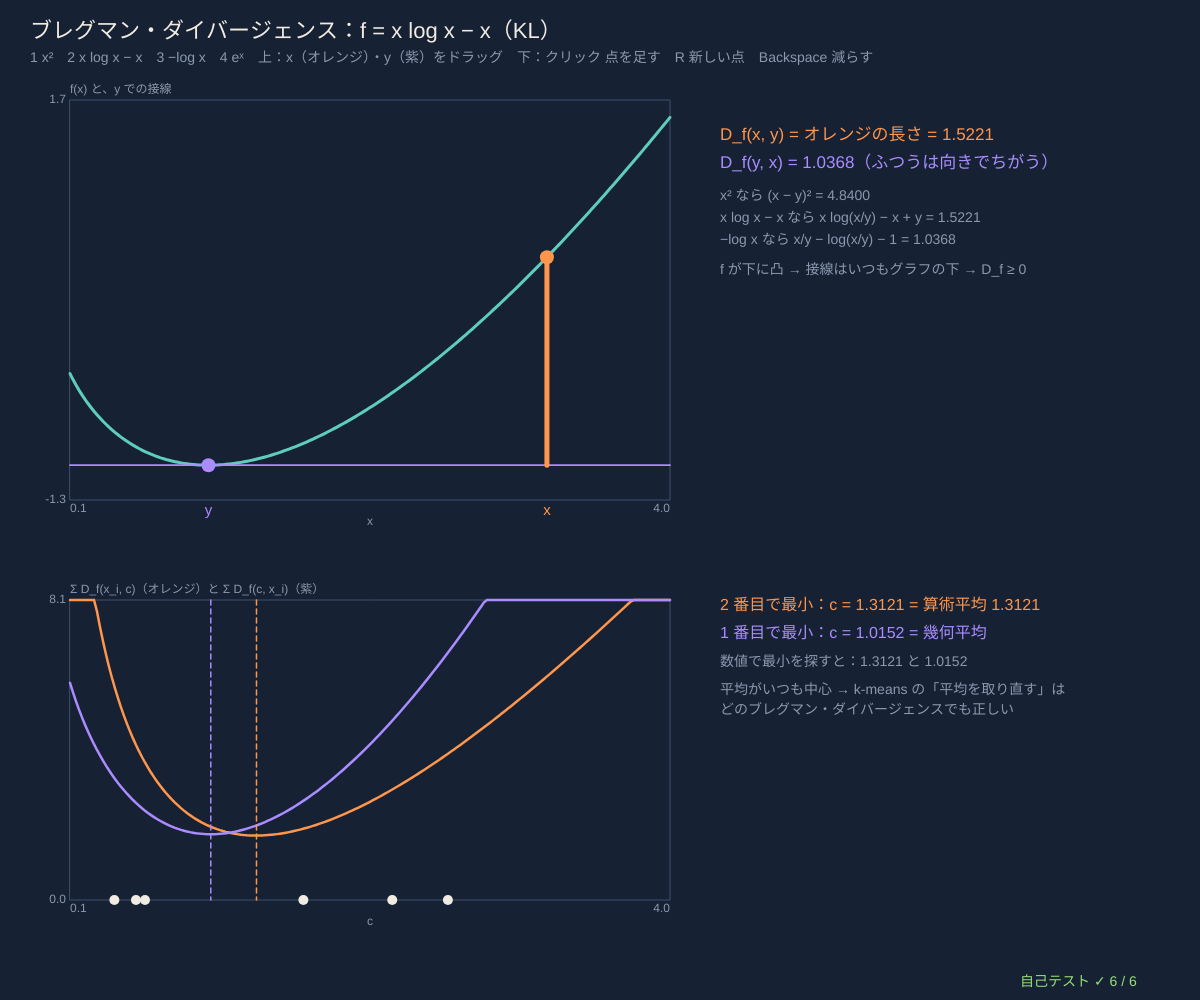
Frame 1 (no input)
Frame 60 (no input): identical to frame 1, image omitted
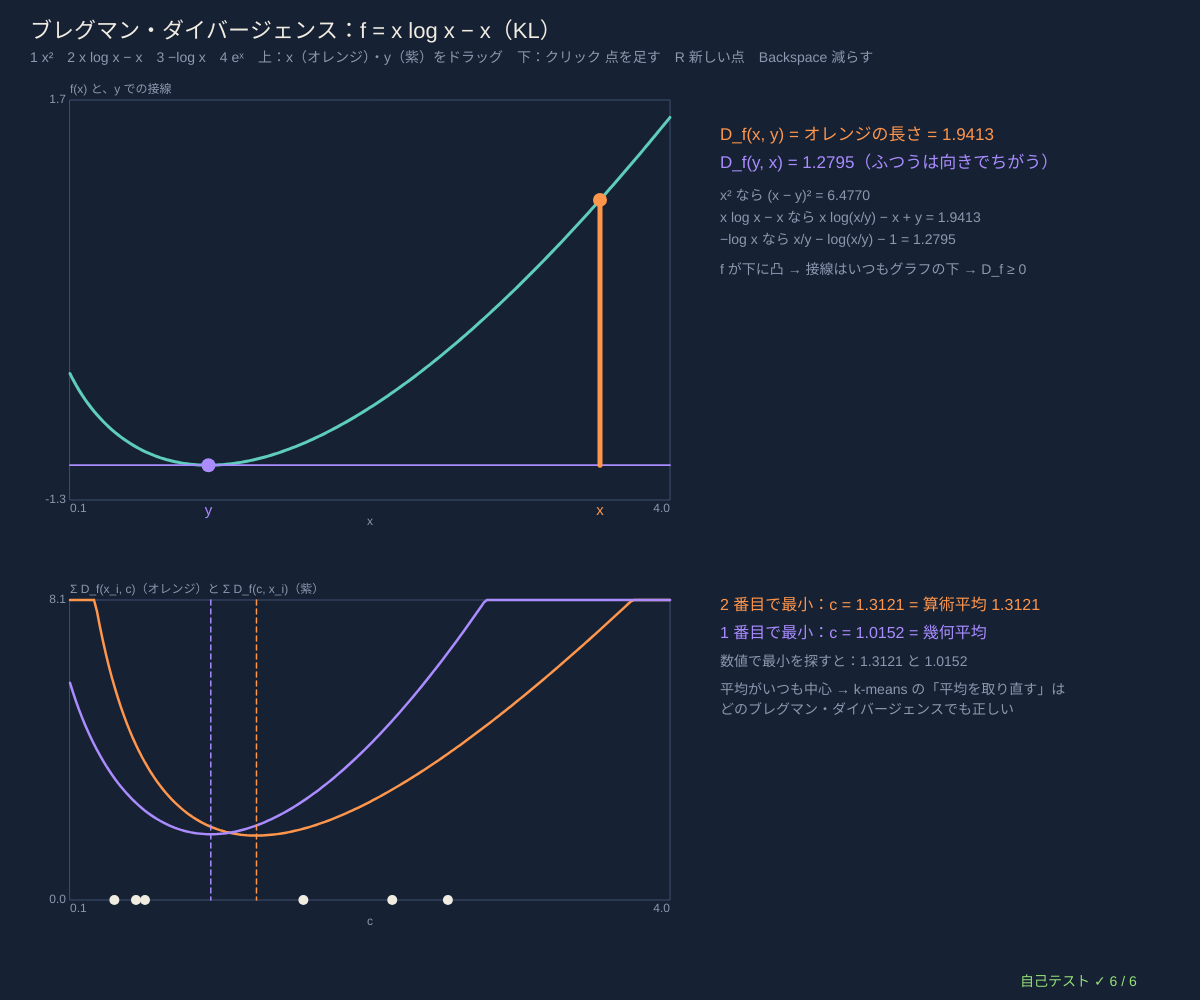
Frame 120 (the mouse pressed at the canvas centre since frame 60)

The p5.js sketch that drew these frames (run headless with seeded random() and noise() and a simulated clock; from frame 60 on, the mouse is pressed at the canvas centre):

// p5.js sketch
// ── sketch.js
// ============================================
// 07 ブレグマン・ダイバージェンス ─ 下に凸な関数 f のグラフと、点 y での接線のすき間
// D_f(x, y) = f(x) − f(y) − f′(y)(x − y)。f = x² なら (x − y)²（2 乗距離）、f = x log x − x なら x log(x/y) − x + y（KL の 1 成分）
// 点の集まり x_1 … x_n の「中心」：2 番目の引数 c について Σ D_f(x_i, c) を最小にすると、どの f でもいつも算術平均！
// 1 番目の引数で最小にすると f によってちがう（x log x なら幾何平均）。k-means（クラスタリング、シリーズ 61）が KL でも使える理由
// 1 x²  2 x log x − x  3 −log x  4 eˣ / 上のグラフで x・y をドラッグ / 下をクリック 点を足す / R 新しい点 / Backspace 点を減らす
// ============================================

const FS = [
  { name: 'x²（2 乗距離）', f: (x) => x * x, d: (x) => 2 * x, inv: (u) => u / 2, mean1: '算術平均' },
  { name: 'x log x − x（KL）', f: (x) => x * Math.log(x) - x, d: (x) => Math.log(x), inv: (u) => Math.exp(u), mean1: '幾何平均' },
  { name: '−log x（板倉-斎藤）', f: (x) => -Math.log(x), d: (x) => -1 / x, inv: (u) => -1 / u, mean1: '調和平均' },
  { name: 'eˣ', f: (x) => Math.exp(x), d: (x) => Math.exp(x), inv: (u) => Math.log(u), mean1: 'log(eˣ の平均)' },
];
const XR = [0.1, 4];                     // ★ x の範囲（x log x と −log x は x > 0 が必要）
let fK = 1, xA = 3.2, yA = 1.0, pts = [], grab = null, topR, botR;

function setup() { createCanvas(windowWidth, windowHeight); selfTest(); seedRng(17); newPoints(); layout(); }
function windowResized() { resizeCanvas(windowWidth, windowHeight); layout(); }
function layout() { topR = { x: 70, y: 100, w: width * 0.5, h: height * 0.4 }; botR = { x: 70, y: height * 0.6, w: width * 0.5, h: height * 0.3 }; }
function newPoints() { pts = []; for (let k = 0; k < 6; k++) pts.push(0.3 + 3.4 * rnd() ** 1.5); }
function breg(F, x, y) { return Math.max(0, F.f(x) - F.f(y) - F.d(y) * (x - y)); }   // ★ ブレグマン・ダイバージェンス
function sum2(F, c) { return pts.reduce((s, x) => s + breg(F, x, c), 0); }           // 2 番目の引数を動かす
function sum1(F, c) { return pts.reduce((s, x) => s + breg(F, c, x), 0); }           // 1 番目の引数を動かす
function center2() { return pts.reduce((s, x) => s + x, 0) / pts.length; }
function center1(F) { return F.inv(pts.reduce((s, x) => s + F.d(x), 0) / pts.length); }   // ∇f の平均を ∇f で戻す
function goldenMin(fn, a, b) { let g = (Math.sqrt(5) - 1) / 2; for (let it = 0; it < 200; it++) { let c = b - g * (b - a), d = a + g * (b - a); if (fn(c) < fn(d)) b = d; else a = c; } return (a + b) / 2; }

function draw() {
  background(...BG);
  let F = FS[fK];
  hudTitle('ブレグマン・ダイバージェンス：f = ' + F.name, '1 x²　2 x log x − x　3 −log x　4 eˣ　上：x（オレンジ）・y（紫）をドラッグ　下：クリック 点を足す　R 新しい点　Backspace 減らす');
  // ---- 上：f のグラフ、y での接線、x でのすき間
  let ys = []; for (let k = 0; k <= 200; k++) { let x = XR[0] + ((XR[1] - XR[0]) * k) / 200; ys.push(F.f(x)); }
  let lo = Math.min(...ys), hi = Math.max(...ys), b = plotBox(topR.x, topR.y, topR.w, topR.h, XR[0], XR[1], lo - 0.1 * (hi - lo), hi + 0.05 * (hi - lo));
  drawAxes(b, 'x', 'f(x) と、y での接線');
  plotLine(b, ys.map((v, k) => [XR[0] + ((XR[1] - XR[0]) * k) / 200, v]), TEAL, 3);
  plotLine(b, [[XR[0], F.f(yA) + F.d(yA) * (XR[0] - yA)], [XR[1], F.f(yA) + F.d(yA) * (XR[1] - yA)]], VIOLET, 1.8);
  let [gx, g1] = toScr(b, xA, F.f(xA)), [, g2] = toScr(b, xA, F.f(yA) + F.d(yA) * (xA - yA));
  stroke(...ORANGE); strokeWeight(5); line(gx, g1, gx, clampv(g2, b.y, b.y + b.h));
  for (let [x, col, nm] of [[xA, ORANGE, 'x'], [yA, VIOLET, 'y']]) { let [sx, sy] = toScr(b, x, F.f(x)); noStroke(); fill(...col); circle(sx, sy, 14); textSize(15); textAlign(CENTER, TOP); text(nm, sx, b.y + b.h + 3); }
  let rx = topR.x + topR.w + 50; noStroke(); textAlign(LEFT, BASELINE); fill(...ORANGE); textSize(17);
  text('D_f(x, y) = オレンジの長さ = ' + fmtN(breg(F, xA, yA), 4), rx, 140);
  fill(...VIOLET); text('D_f(y, x) = ' + fmtN(breg(F, yA, xA), 4) + '（ふつうは向きでちがう）', rx, 168);
  fill(...DIMC); textSize(14);
  text('x² なら (x − y)² = ' + fmtN((xA - yA) ** 2, 4), rx, 200);
  text('x log x − x なら x log(x/y) − x + y = ' + fmtN(xA * Math.log(xA / yA) - xA + yA, 4), rx, 222);
  text('−log x なら x/y − log(x/y) − 1 = ' + fmtN(xA / yA - Math.log(xA / yA) - 1, 4), rx, 244);
  text('f が下に凸 → 接線はいつもグラフの下 → D_f ≥ 0', rx, 274);
  // ---- 下：点の集まりと 2 つの「中心」
  let c2 = center2(), c1 = center1(F), cs = [], s2 = [], s1 = [];
  for (let k = 0; k <= 200; k++) { let c = XR[0] + ((XR[1] - XR[0]) * k) / 200; cs.push(c); s2.push(sum2(F, c)); s1.push(sum1(F, c)); }
  let top2 = Math.min(Math.max(...s2), Math.max(...s1), 4 * Math.max(sum2(F, c2), sum1(F, c1)) + 1), b2 = plotBox(botR.x, botR.y, botR.w, botR.h, XR[0], XR[1], 0, top2);
  drawAxes(b2, 'c', 'Σ D_f(x_i, c)（オレンジ）と Σ D_f(c, x_i)（紫）');
  plotLine(b2, cs.map((c, k) => [c, Math.min(top2, s2[k])]), ORANGE, 2.5); plotLine(b2, cs.map((c, k) => [c, Math.min(top2, s1[k])]), VIOLET, 2.5);
  for (let x of pts) { let [sx] = toScr(b2, x, 0); noStroke(); fill(...INK); circle(sx, b2.y + b2.h, 10); }
  for (let [c, col] of [[c2, ORANGE], [c1, VIOLET]]) { let [sx] = toScr(b2, c, 0); stroke(...col); strokeWeight(1.5); drawingContext.setLineDash([5, 4]); line(sx, b2.y, sx, b2.y + b2.h); drawingContext.setLineDash([]); }
  let ry = botR.y + 10; noStroke(); textAlign(LEFT, BASELINE); textSize(16);
  fill(...ORANGE); text('2 番目で最小：c = ' + fmtN(c2, 4) + ' = 算術平均 ' + fmtN(center2(), 4), rx, ry);
  fill(...VIOLET); text('1 番目で最小：c = ' + fmtN(c1, 4) + ' = ' + F.mean1, rx, ry + 28);
  fill(...DIMC); textSize(14);
  text('数値で最小を探すと：' + fmtN(goldenMin((c) => sum2(F, c), XR[0], XR[1]), 4) + ' と ' + fmtN(goldenMin((c) => sum1(F, c), XR[0], XR[1]), 4), rx, ry + 56);
  text('平均がいつも中心 → k-means の「平均を取り直す」は', rx, ry + 84);
  text('どのブレグマン・ダイバージェンスでも正しい', rx, ry + 104);
  drawSelfTest(width - 180, height - 14);
}
function mousePressed() {
  grab = null;
  if (inRect(mouseX, mouseY, { x: topR.x, y: topR.y, w: topR.w, h: topR.h + 30 })) { let ux = XR[0] + ((mouseX - topR.x) / topR.w) * (XR[1] - XR[0]); grab = Math.abs(ux - xA) < Math.abs(ux - yA) ? 'x' : 'y'; mouseDragged(); }
  else if (inRect(mouseX, mouseY, botR) && pts.length < 20) pts.push(clampv(XR[0] + ((mouseX - botR.x) / botR.w) * (XR[1] - XR[0]), XR[0] + 0.05, XR[1]));
}
function mouseDragged() { if (!grab) return; let ux = clampv(XR[0] + ((mouseX - topR.x) / topR.w) * (XR[1] - XR[0]), XR[0] + 0.02, XR[1]); if (grab === 'x') xA = ux; else yA = ux; }
function mouseReleased() { grab = null; }
function keyPressed() {
  for (let k = 1; k <= 4; k++) if (key === String(k)) fK = k - 1;
  if (key === 'r' || key === 'R') newPoints();
  if (key === 'Backspace' && pts.length > 2) pts.pop();
  return false;
}

// ---- 自己テスト
function selfTest() {
  selfTestResults = [];
  seedRng(70); let okPos = true, okSq = true, okKL = true;
  for (let k = 0; k < 300; k++) {
    let x = 0.1 + 3.9 * rnd(), y = 0.1 + 3.9 * rnd();
    for (let F of FS) if (!(breg(F, x, y) >= 0) || breg(F, x, x) > 1e-12) okPos = false;
    if (Math.abs(breg(FS[0], x, y) - (x - y) ** 2) > 1e-12) okSq = false;
    if (Math.abs(breg(FS[1], x, y) - (x * Math.log(x / y) - x + y)) > 1e-12) okKL = false;
  }
  check('4 つの f で D_f(x, y) ≥ 0、D_f(x, x) = 0（300 組）', okPos);
  check('f = x² なら D_f(x, y) = (x − y)²、f = x log x − x なら x log(x/y) − x + y（誤差 1e-12）', okSq && okKL);
  let p = rndDist(5), q = rndDist(5), vk = p.reduce((s, v, i) => s + breg(FS[1], v, q[i]), 0);
  check('確率分布なら各成分の和 Σ D_f(p_i, q_i) = KL ダイバージェンス D(p‖q)', Math.abs(vk - divKL(p, q)) < 1e-12);
  seedRng(71); newPoints();
  let okMean = true, okGold = true;
  for (let F of FS) {
    let m = center2(), fm = sum2(F, m);
    for (let j = 0; j < 500; j++) if (sum2(F, 0.1 + 3.9 * rnd()) < fm - 1e-12) okMean = false;
    if (Math.abs(goldenMin((c) => sum1(F, c), XR[0], XR[1]) - center1(F)) > 1e-6) okGold = false;
  }
  check('どの f でも Σ D_f(x_i, c) の最小は算術平均（4 つの f × 500 個のでたらめな c に勝つ）', okMean);
  check('1 番目の引数の最小 = ∇f⁻¹(∇f の平均)：黄金分割法の答えと一致（誤差 1e-6）', okGold);
  let g = Math.exp(pts.reduce((s, x) => s + Math.log(x), 0) / pts.length);
  check('x log x − x なら 1 番目の最小は幾何平均 ' + fmtN(g, 3) + '（算術平均 ' + fmtN(center2(), 3) + ' とはちがう）', Math.abs(center1(FS[1]) - g) < 1e-12 && Math.abs(g - center2()) > 0.01);
  reportSelfTest();
}

// ---------- やってみよう ----------
// 1. f = x² で x と y を入れかえても値は同じ？ ほかの f では？
// 2. 3（−log x）で点を 1 つだけ 0.1 の近くに置くと、紫の中心はどう動く？ オレンジは？
// 3. 自分で f を足そう：f(x) = x⁴、f(x) = x log x + (1−x) log(1−x)（範囲に注意）。中心はやっぱり平均？
// 4. 下に凸でない f（たとえば sin x）にすると、D_f が負になる所がある。どこ？
// 5. KL は f = Σ p log p のブレグマン・ダイバージェンス。ψ のブレグマン・ダイバージェンスも KL になる（04 の双対）

// ==================================================
// ここから下は「情報幾何の道具」（中身は読まなくても OK。消さないでね）
// ==================================================
// ---- 色と小さな道具（等高線地図の色）
const BG = [22, 33, 52];                // 背景（深いスレートブルー）
const INK = [240, 236, 226];            // 文字（紙の白）
const ORANGE = [255, 150, 75], VIOLET = [170, 140, 255], TEAL = [95, 205, 190], ROSE = [255, 110, 125], LIME = [150, 225, 120], SAND = [235, 210, 150];
const DIMC = [140, 152, 175], PANEL = [32, 46, 70], WIRE = [62, 80, 110];
const OUTC = [[255, 150, 75], [95, 205, 190], [170, 140, 255], [235, 210, 150], [255, 110, 125], [150, 225, 120], [120, 175, 255], [230, 140, 210]];   // 結果ごとの色
function clampv(v, a, b) { return v < a ? a : v > b ? b : v !== v ? a : v; }     // NaN なら a に戻す
function fmtN(v, d) { if (typeof v !== 'number' || v !== v) return '?'; if (!isFinite(v)) return v > 0 ? '∞' : '−∞'; return v.toFixed(d === undefined ? 2 : d); }
function fmtP(p, d) { return '(' + p.map((v) => fmtN(v, d === undefined ? 2 : d)).join(', ') + ')'; }
function hudTitle(t, sub) {              // 左上のタイトルと操作の説明
  noStroke(); fill(...INK); textSize(22); textAlign(LEFT, BASELINE); text(t, 30, 38);
  fill(...DIMC); textSize(14); textLeading(19); text(sub, 30, 62);
}
function inRect(x, y, r) { return x >= r.x && x <= r.x + r.w && y >= r.y && y <= r.y + r.h; }
function drawField(f) { if (f) image(f.img, f.x, f.y, f.w, f.h); }   // 等高線の地図（画像）を描く
function freeField(f) { if (f && f.img) f.img.remove(); }
// ---- 種つきの乱数（同じ種なら毎回同じ列 → 実験をくり返せる）
let rngState = 1;
function seedRng(s) { rngState = (s >>> 0) || 1; }
function rnd() {                       // 0〜1 の一様乱数（mulberry32）
  rngState = (rngState + 0x6d2b79f5) >>> 0;
  let t = rngState;
  t = Math.imul(t ^ (t >>> 15), t | 1);
  t ^= t + Math.imul(t ^ (t >>> 7), t | 61);
  return ((t ^ (t >>> 14)) >>> 0) / 4294967296;
}
function gaussRnd() { let u = 1 - rnd(), v = rnd(); return Math.sqrt(-2 * Math.log(u)) * Math.cos(2 * Math.PI * v); }   // 標準正規分布（ボックス-ミュラー法）
function rndDist(k, floor) {            // でたらめな確率分布（k 個、どれも floor 以上）
  let p = []; for (let i = 0; i < k; i++) p.push(-Math.log(1 - rnd()) + 1e-9);
  return mixFloor(normP(p), floor || 0);
}
function sampleIndex(p) { let u = rnd(), c = 0; for (let i = 0; i < p.length; i++) { c += p[i]; if (u < c) return i; } return p.length - 1; }
// ---- 情報の道具：確率分布 p = [p1, p2, ...]（合計 1）。log(0) は 0·log 0 = 0 として扱う
const TINY = 1e-300;
function normP(p) { let s = 0; for (let v of p) s += Math.max(0, v); if (!(s > 0)) return p.map(() => 1 / p.length); return p.map((v) => Math.max(0, v) / s); }
function mixFloor(p, f) { if (!f) return p; return normP(p.map((v) => Math.max(v, f))); }   // どの確率も f 以上に（0 を避ける）
function safeLog(v) { return Math.log(Math.max(v, TINY)); }
function entropyH(p) { let h = 0; for (let v of p) if (v > 0) h -= v * Math.log(v); return h; }           // エントロピー（ナット）
function divKL(p, q) {                  // KL ダイバージェンス D(p‖q)（ナット）。q が 0 で p > 0 なら ∞
  let d = 0;
  for (let i = 0; i < p.length; i++) { if (p[i] <= 0) continue; if (q[i] <= 0) return Infinity; d += p[i] * Math.log(p[i] / q[i]); }
  return Math.max(0, d);
}
function crossH(p, q) { let h = 0; for (let i = 0; i < p.length; i++) if (p[i] > 0) h -= p[i] * safeLog(q[i]); return h; }  // 交差エントロピー
function bhatta(p, q) { let s = 0; for (let i = 0; i < p.length; i++) s += Math.sqrt(Math.max(0, p[i] * q[i])); return Math.min(1, s); }
function fisherRao(p, q) { return 2 * Math.acos(clampv(bhatta(p, q), -1, 1)); }                          // フィッシャー-ラオ距離 = 球の大円の長さ
function hellingerSq(p, q) { let s = 0; for (let i = 0; i < p.length; i++) { let d = Math.sqrt(p[i]) - Math.sqrt(q[i]); s += d * d; } return s; }   // Σ(√p − √q)²
function tvDist(p, q) { let s = 0; for (let i = 0; i < p.length; i++) s += Math.abs(p[i] - q[i]); return s / 2; }
function alphaDiv(p, q, a) {            // α-ダイバージェンス（甘利の流儀）。α → −1 で D(p‖q)、α → +1 で D(q‖p)
  if (Math.abs(a + 1) < 1e-12) return divKL(p, q);
  if (Math.abs(a - 1) < 1e-12) return divKL(q, p);
  let s = 0, ea = (1 - a) / 2, eb = (1 + a) / 2;
  for (let i = 0; i < p.length; i++) s += Math.pow(Math.max(p[i], 0), ea) * Math.pow(Math.max(q[i], 0), eb);
  return Math.max(0, (4 / (1 - a * a)) * (1 - s));
}
function mixM(p, q, t) { return p.map((v, i) => (1 - t) * v + t * q[i]); }                       // m-測地線：確率をそのまま混ぜる
function mixE(p, q, t) { return normP(p.map((v, i) => Math.exp((1 - t) * safeLog(v) + t * safeLog(q[i])))); }   // e-測地線：対数で混ぜて正規化
function mixAlpha(p, q, t, a) {         // α-測地線：u^((1−α)/2) で混ぜて正規化（α = −1 は m、α = +1 は e）
  if (Math.abs(a - 1) < 1e-9) return mixE(p, q, t);
  let ex = (1 - a) / 2;
  return normP(p.map((v, i) => Math.pow((1 - t) * Math.pow(v, ex) + t * Math.pow(q[i], ex), 1 / ex)));
}
function bitsOf(nat) { return nat / Math.LN2; }
// ---- 2 次元の図の枠（データ座標 ↔ 画面）
function plotBox(x, y, w, h, x0, x1, y0, y1) { return { x, y, w, h, x0, x1, y0, y1 }; }
function toScr(b, u, v) { return [b.x + ((u - b.x0) / (b.x1 - b.x0)) * b.w, b.y + b.h - ((v - b.y0) / (b.y1 - b.y0)) * b.h]; }
function fromScr(b, sx, sy) { return [b.x0 + ((sx - b.x) / b.w) * (b.x1 - b.x0), b.y0 + ((b.y + b.h - sy) / b.h) * (b.y1 - b.y0)]; }
function drawAxes(b, xl, yl) {
  noFill(); stroke(...WIRE); strokeWeight(1); rect(b.x, b.y, b.w, b.h);
  noStroke(); fill(...DIMC); textSize(12); textAlign(CENTER, TOP); text(xl, b.x + b.w / 2, b.y + b.h + 16);
  textAlign(LEFT, TOP); text(fmtN(b.x0, 1), b.x, b.y + b.h + 3); textAlign(RIGHT, TOP); text(fmtN(b.x1, 1), b.x + b.w, b.y + b.h + 3);
  textAlign(RIGHT, CENTER); text(fmtN(b.y0, 1), b.x - 4, b.y + b.h); text(fmtN(b.y1, 1), b.x - 4, b.y); textAlign(LEFT, BOTTOM); text(yl, b.x, b.y - 4);
}
function plotLine(b, pts, col, w) {      // データ座標の点列を折れ線に（枠の外の部分は枠のふちで切る）
  if (!pts || pts.length < 2) return;
  noFill(); stroke(...col); strokeWeight(w || 2);
  let run = [], x0 = b.x - 1, x1 = b.x + b.w + 1, y0 = b.y - 1, y1 = b.y + b.h + 1;
  let flush = () => { if (run.length >= 2) { beginShape(); for (let q of run) vertex(q[0], q[1]); endShape(); } run = []; };
  let clip = (a, c) => {                 // 線分 a→c の枠の中の部分 [t0, t1]（リャン-バースキー法）。なければ null
    let t0 = 0, t1 = 1, dx = c[0] - a[0], dy = c[1] - a[1];
    for (let [p, q] of [[-dx, a[0] - x0], [dx, x1 - a[0]], [-dy, a[1] - y0], [dy, y1 - a[1]]]) {
      if (p === 0) { if (q < 0) return null; continue; }
      let r = q / p; if (p < 0) t0 = Math.max(t0, r); else t1 = Math.min(t1, r);
    }
    return t0 <= t1 ? [t0, t1] : null;
  };
  let prev = null;
  for (let p of pts) {
    let s = toScr(b, p[0], p[1]);
    if (!(s[0] === s[0] && s[1] === s[1] && isFinite(s[0]) && isFinite(s[1]))) { flush(); prev = null; continue; }
    if (prev) {
      let c = clip(prev, s);
      if (!c) flush();
      else {
        let A = [prev[0] + c[0] * (s[0] - prev[0]), prev[1] + c[0] * (s[1] - prev[1])], B = [prev[0] + c[1] * (s[0] - prev[0]), prev[1] + c[1] * (s[1] - prev[1])];
        if (c[0] > 0) { flush(); run.push(A); } else if (!run.length) run.push(A);
        run.push(B);
        if (c[1] < 1) flush();
      }
    }
    prev = s;
  }
  flush(); noStroke();                  // あとの文字にふちがつかないように
}
function gridField(b, fn, opt) {        // 長方形の上の等高線の地図（fn(u, v)）
  opt = opt || {};
  let res = opt.res || 3, gw = Math.ceil(b.w / res), gh = Math.ceil(b.h / res), g = createGraphics(gw, gh); g.pixelDensity(1); g.loadPixels();
  let vals = new Float64Array(gw * gh), lv = opt.level || 0.1, vmin = opt.vmin || 0, vmax = opt.vmax || 1, c0 = opt.c0 || [40, 60, 95], c1 = opt.c1 || ORANGE;
  for (let j = 0; j < gh; j++) for (let i = 0; i < gw; i++) { let [u, v] = fromScr(b, b.x + (i + 0.5) * res, b.y + (j + 0.5) * res); vals[j * gw + i] = fn(u, v); }
  let bandOf = (v) => Math.floor(clampv((v - vmin) / lv, -1e6, 1e6));
  for (let j = 0; j < gh; j++) for (let i = 0; i < gw; i++) {
    let k = j * gw + i, v = vals[k], o = 4 * k, band = bandOf(v), t = clampv((v - vmin) / (vmax - vmin), 0, 1), sh = band % 2 ? 0.9 : 1;
    let edge = v < (opt.cap || Infinity) && ((i + 1 < gw && bandOf(vals[k + 1]) !== band) || (j + 1 < gh && bandOf(vals[k + gw]) !== band));
    for (let c = 0; c < 3; c++) g.pixels[o + c] = edge ? 235 : (c0[c] + (c1[c] - c0[c]) * t) * sh;
    g.pixels[o + 3] = edge ? 170 : 255;
  }
  g.updatePixels();
  return { img: g, x: b.x, y: b.y, w: b.w, h: b.h };
}
// ---- 自己テストの道具
let selfTestResults = [];
function check(name, cond) { selfTestResults.push({ name, ok: !!cond }); }
function reportSelfTest() { for (let r of selfTestResults) (r.ok ? console.log : console.error)((r.ok ? '✓ ' : '✗ ') + r.name); }
function selfTestOk() { return selfTestResults.every((r) => r.ok); }
function selfTestLine() { let n = selfTestResults.filter((r) => r.ok).length; return '自己テスト ' + (n === selfTestResults.length ? '✓ ' : '✗ ') + n + ' / ' + selfTestResults.length; }
function drawSelfTest(x, y) { noStroke(); fill(...(selfTestOk() ? LIME : ROSE)); textSize(14); textAlign(LEFT, BASELINE); text(selfTestLine(), x, y); }
